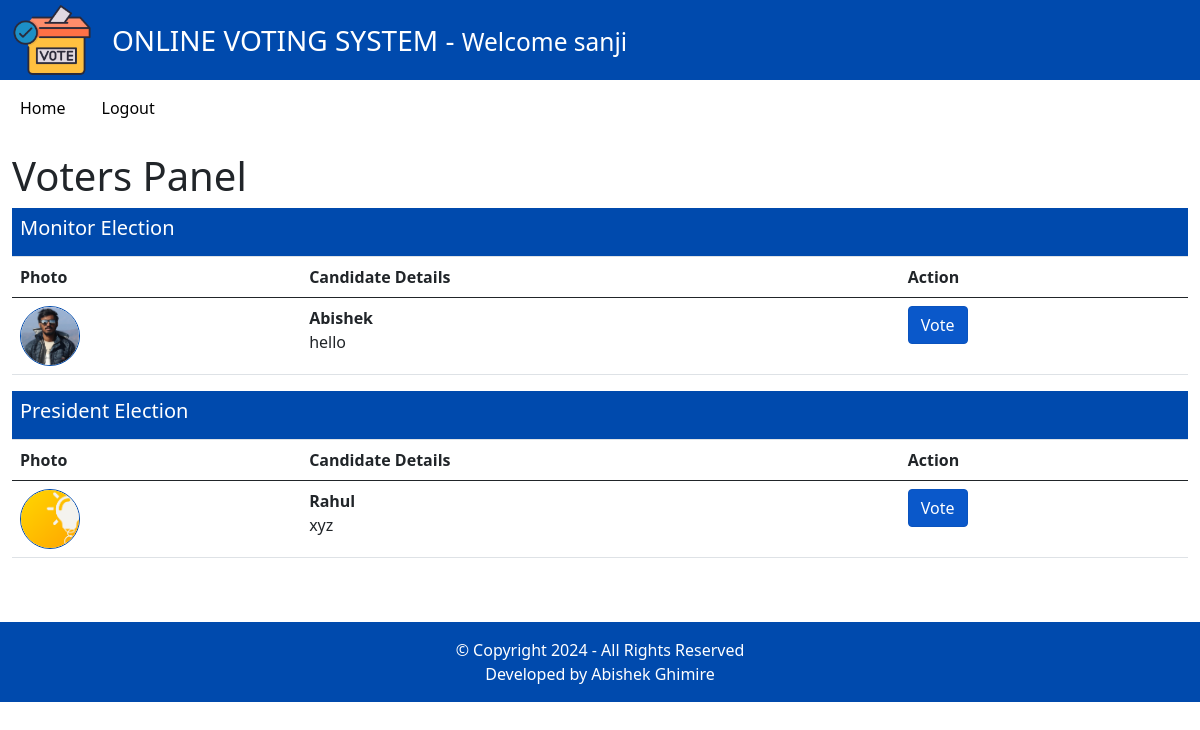
The page /voters/index.php (signed in) on the database its author committed.
### tables this page shows
CREATE TABLE `elections` (
  `id` int(11) NOT NULL,
  `election_topic` varchar(255) DEFAULT NULL,
  `no_of_candidates` int(11) DEFAULT NULL,
  `starting_date` date DEFAULT NULL,
  `ending_date` date DEFAULT NULL,
  `status` varchar(45) DEFAULT NULL,
  `inserted_by` varchar(255) DEFAULT NULL,
  `inserted_on` date DEFAULT NULL
);

CREATE TABLE `candidate_details` (
  `id` int(11) NOT NULL,
  `election_id` int(11) DEFAULT NULL,
  `candidate_name` varchar(255) DEFAULT NULL,
  `candidate_details` text DEFAULT NULL,
  `candidate_photo` text DEFAULT NULL,
  `inserted_by` varchar(255) DEFAULT NULL,
  `inserted_on` date DEFAULT NULL
);

### voters/index.php (the view, shortened to what this page needs)
<?php
require_once("inc/header.php");
require_once("inc/navigation.php");
?>
<div class="row my-3">
    <div class="col-12">
        <h1>Voters Panel</h1>
        <?php
        $fetchingActiveElections = mysqli_query($conn, "SELECT * FROM elections WHERE status='Active'") or die(mysqli_error($conn));
        $totalActiveElections = mysqli_num_rows($fetchingActiveElections);
        if ($totalActiveElections > 0) {
            while ($data = mysqli_fetch_assoc($fetchingActiveElections)) {
                $election_id = $data['id'];
                $election_topic = $data['election_topic'];
        ?>
                <table class="table">
                    <thead>
                        <tr>
                            <th colspan="4" style="background-color: #004aad; color:#fff;">
                                <h5><?php echo $election_topic; ?> Election</h5>
                            </th>
                        </tr>
                        <tr>
                            <th>Photo</th>
                            <th>Candidate Details</th>
                            <th>Action</th>
                        </tr>
                    </thead>
                    <tbody>
                        <?php
                        $fetchingCandidates = mysqli_query($conn, "SELECT * FROM candidate_details WHERE election_id ='" . $election_id . "'") or die(mysqli_error($conn));
                        while ($candidateData = mysqli_fetch_assoc($fetchingCandidates)) {
                            $candidate_id = $candidateData['id'];
                            $candidate_photo = $candidateData['candidate_photo'];
                        ?>
                            <tr>
                                <td><img src="<?php echo $candidate_photo; ?>" alt="Photo" style=" width: 60px; height: 60px; border: 1px solid #004aad; border-radius: 100%" /></td>
                                <td><?php echo "<b>" . $candidateData['candidate_name'] . "</b><br>" . $candidateData['candidate_details']; ?></td>
                                <td>
                                    <?php
                                    $checkIfVoteCasted = mysqli_query($conn, "SELECT * FROM votings WHERE voters_id = '" . $_SESSION['user_id'] . "' AND election_id = '" . $election_id . "'") or die(mysqli_error($conn));
                                    $isVoteCasted = mysqli_num_rows($checkIfVoteCasted);
                                    if ($isVoteCasted > 0) {
                                        $voteCastedData = mysqli_fetch_assoc($checkIfVoteCasted);
                                        $voteCastedToCandidate = $voteCastedData['candidate_id'];
                                        if ($voteCastedToCandidate == $candidate_id) {
                                    ?>
                                            <b style="color: #004aad;">Voted</b>
                                        <?php
                                        }
                                    } else {
                                        ?>
                                        <button class="btn btn-m btn-primary active" onclick="CastVote(<?php echo $election_id; ?> , <?php echo $candidate_id; ?> ,<?php echo $_SESSION['user_id']; ?>)">Vote</button>
                                    <?php
                                    }
                                    ?>
                                </td>
                            </tr>
                        <?php
                        }
                        ?>
                    </tbody>
                </table>
            <?php
            }
            ?>
        <?php
        } else {
            echo "No active elections yet!";
        }
        ?>
    </div>
</div>
<?php
require_once("inc/footer.php");
?>

### voters/inc/header.php (shortened to what this page needs)
<!DOCTYPE html>
<html lang="en">
<head>
    <link rel="stylesheet" href="../assets/css/bootstrap.min.css">
    <link rel="stylesheet" href="../assets/css/style.css">
</head>
<body>
    <div class="container-fluid">
        <div class="row bg-blue text-white">
            <div class="col-1">
                <img src="../assets/images/logo.png" alt="" width="80px" />
            </div>
            <div class="col-11 my-auto">
                <h3 class="p-top">ONLINE VOTING SYSTEM - <small>Welcome <?php echo $_SESSION['username']; ?></small></h3>
            </div>
        </div>

### voters/inc/navigation.php
<div class="row">
    <div class="col-12">
        <nav class="navbar navbar-expand-lg ">
            <div class="collapse navbar-collapse" id="navbarNav">
                <ul class="navbar-nav ">
                    <li class="nav-item active ">
                        <a class="nav-link text-black m-right " href="index.php?homepage=1">Home </a>
                    </li>
                    <li class="nav-item active">
                        <a class="nav-link text-black" href="../admin/logout.php">Logout </a>
                    </li>
                </ul>
            </div>
        </nav>
    </div>
</div>

### voters/inc/footer.php (shortened to what this page needs)
<div class="row bg-blue text-center text-white mt-5">
    <div class="col-12 my-auto mt-3 ">
        <p>&copy; Copyright 2024 - All Rights Reserved <br>
            Developed by Abishek Ghimire</p>
    </div>
</div>
</div>
</body>
</html>

### assets/css/style.css (style rules this page uses)
.text-white { color: #fff; }
.text-black { color: #000; font-weight: 500; }
.bg-blue { background-color: #004aad; }
.p-top { padding-top: 10px; }
.m-right { margin-right: 20px; }

### rows shown on the page
elections: election_topic "Monitor"
candidate_details: candidate_photo (picture), candidate_name "Abishek", candidate_details "hello"
elections: election_topic "President"
candidate_details: candidate_photo (picture), candidate_name "Rahul", candidate_details "xyz"

### other values the page prints
$_SESSION['username'] "sanji"
